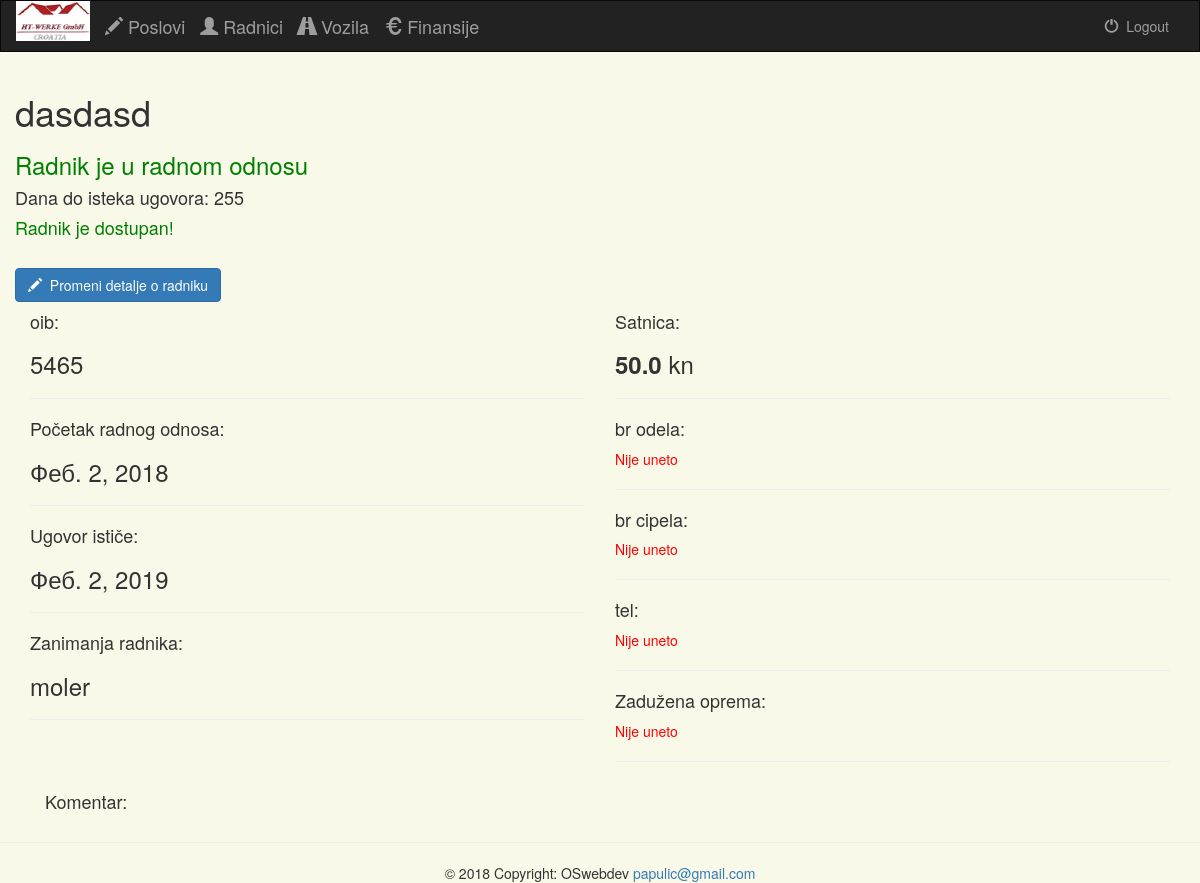
Before: /administracija/radnik/1/ (signed in) with the older database file.
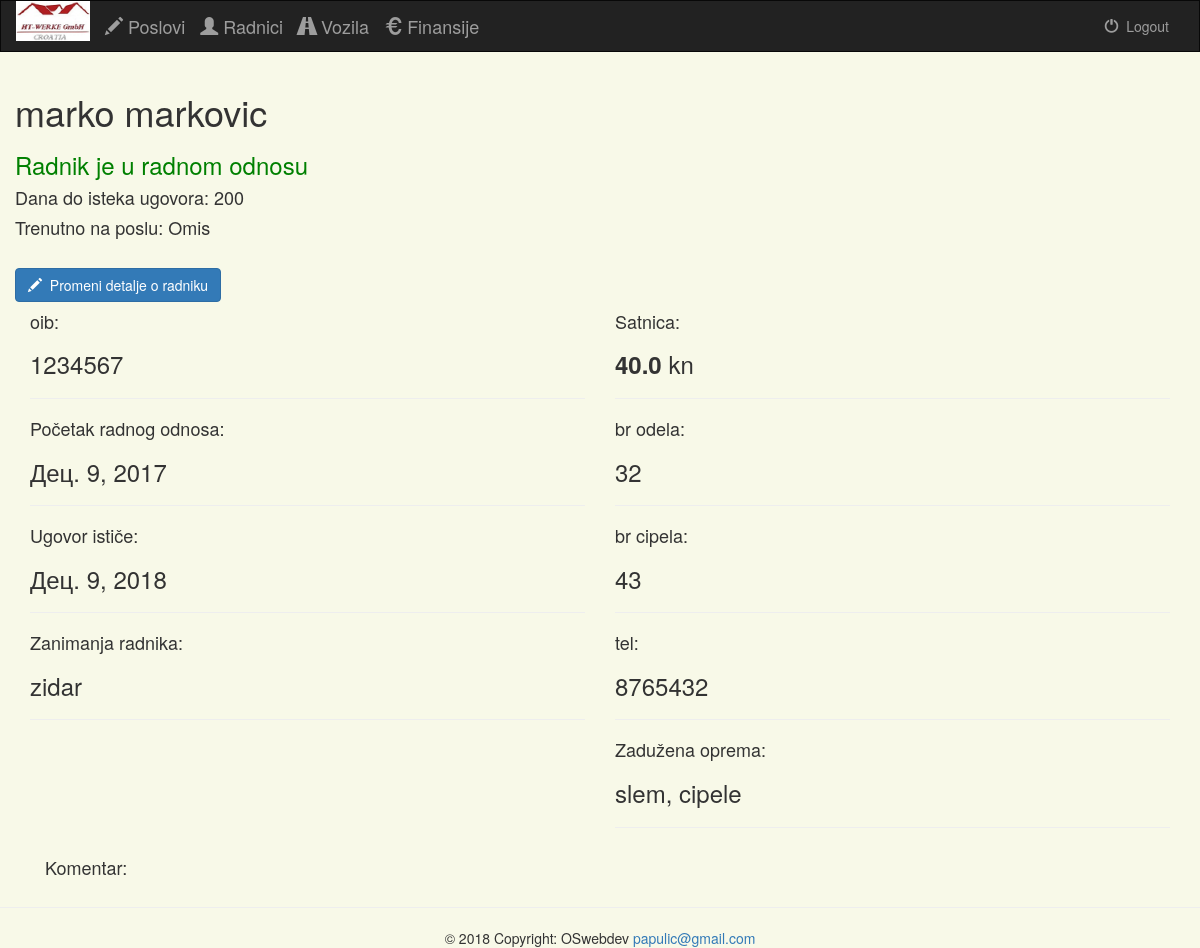
After: the same page with the newer database file.
### projects/models.py (models this page shows, shortened)
class Radnik(models.Model):
    ime = models.CharField(max_length=50)
    oib = models.IntegerField()
    broj_telefona = models.CharField(max_length=30, blank=True)
    broj_odela = models.IntegerField(default=None, null=True, blank=True)
    broj_cipela = models.IntegerField(default=None, null=True, blank=True)
    poceo_raditi = models.DateField()
    ugovor_vazi_do = models.DateField()
    satnica = models.FloatField(max_length=10)
    zaduzena_oprema = models.CharField(max_length=100, blank=True)
    dostupan = models.BooleanField(default=True)
    posao = models.ForeignKey(Poslovi, null=True, blank=True)
    u_radnom_odnosu = models.BooleanField(default=True)
    zanimanja = models.ManyToManyField(Zanimanja)
    dana_do_isteka_ugovora = models.IntegerField(default=None, null=True, blank=True)
    komentar = models.CharField(max_length=500, blank=True)
    class Meta:
        verbose_name_plural = "Radnici"

class Zanimanja(models.Model):
    zanimanje = models.CharField(max_length=30)
    def __unicode__(self):
        return self.zanimanje
    class Meta:
        verbose_name_plural = "Zanimanja"

class Poslovi(models.Model):
    ime = models.CharField(max_length=30)
    opis = models.CharField(max_length=100)
    dogovoreni_radni_sati = models.FloatField(default=0.0)
    def __unicode__(self):
        return self.ime
    class Meta:
        verbose_name_plural = "Poslovi"

### projects/views.py (the view)
# urls.py: url(r'^radnik/(?P<radnik_id>[0-9]+)/$', views.radnik_detail, name='radnik-detail'),
def radnik_detail(request, radnik_id):
    if not request.user.is_authenticated():
        return render(request, 'projects/login.html')
    else:
        radnik = get_object_or_404(Radnik, pk=radnik_id)
        print radnik.posao
        return render(request, 'projects/radnik_detalji.html', {
            'radnik': radnik,
            'radnik_id': radnik_id,
        })

### projects/templates/projects/radnik_detalji.html (shortened to what this page needs)
{% extends 'projects/base.html' %}
{% block content %}
<div class="container">
    <div class="row">
    <h1>{{ radnik.ime }}</h1>
        {% if radnik.u_radnom_odnosu %}
        <h3><font color="green"> Radnik je u radnom odnosu</font></h3>
        <h4>Dana do isteka ugovora: {{ radnik.dana_do_isteka_ugovora }}</h4>
        {% if radnik.posao.ime %}
        <h4>Trenutno na poslu: {{ radnik.posao.ime }}</h4>
        {% else %}
        <h4><font color="green"> Radnik je dostupan!</font></h4>
        {% endif %}
        {% else %}
        <h3><font color="red"><strong> Radnik nije u radnom odnosu</strong></font></h3>
        {% endif %}
        <br>
        <a href="{% url 'projects:radnik-update' radnik_id %}">
            <button type="button" class="btn btn-primary">
                <span class="glyphicon glyphicon-pencil"></span>&nbsp; Promeni detalje o radniku
            </button>
        </a>
    </div>
    <div class="row">
        <div class="col-xs-6">
            <h4>oib:</h4>
            <h3>{{ radnik.oib }}</h3>
            <hr>
            <h4>Početak radnog odnosa:</h4>
            <h3>{{ radnik.poceo_raditi }}</h3>
            <hr>
            <h4>Ugovor ističe:</h4>
            <h3>{{ radnik.ugovor_vazi_do }}</h3>
            <hr>
            <h4>Zanimanja radnika:</h4>
            {% for zanimanje in radnik.zanimanja.all %}
            <h3>{{ zanimanje }}</h3>
            {% endfor %}
            <hr>
        </div>
        <div class="col-xs-6">
            <h4>Satnica:</h4>
            <h3><strong>{{ radnik.satnica }}</strong> kn</h3>
            <hr>
            <h4>br odela:</h4>
            {% if radnik.broj_odela != None %}
            <h3>{{ radnik.broj_odela }}</h3>
            {% else %}
            <p><font color="red"> Nije uneto</font></p>
            {% endif %}
            <hr>
            <h4>br cipela:</h4>
            {% if radnik.broj_cipela != None %}
            <h3>{{ radnik.broj_cipela }}</h3>
            {% else %}
            <p><font color="red"> Nije uneto</font></p>
            {% endif %}
            <hr>
            <h4>tel:</h4>
            {% if radnik.broj_telefona != "" %}
            <h3>{{ radnik.broj_telefona }}</h3>
            {% else %}
            <p><font color="red"> Nije uneto</font></p>
            {% endif %}
            <hr>
            <h4>Zadužena oprema:</h4>
            {% if radnik.zaduzena_oprema != "" %}
            <h3>{{ radnik.zaduzena_oprema }}</h3>
            {% else %}
            <p><font color="red"> Nije uneto</font></p>
            {% endif %}
            <hr>
        </div>
    </div>
    <div class="col-xs-12">
        <h4>Komentar:</h4>
    </div>
</div>
{% endblock %}

Changed rows visible on the page:
no longer on this page (row unchanged): Zanimanja: zanimanje "moler"
changed Radnik: ime "dasdasd" → "marko markovic"; dana_do_isteka_ugovora "255" → "200"; posao_id empty → 1 (drawn); posao.ime (not shown) → "Omis"; oib "5465" → "1234567"; poceo_raditi "Феб. 2, 2018" → "Дец. 9, 2017"; ugovor_vazi_do "Феб. 2, 2019" → "Дец. 9, 2018"; satnica "50.0" → "40.0"; broj_odela (not shown) → "32"; broj_cipela (not shown) → "43"; broj_telefona (not shown) → "8765432"; zaduzena_oprema (not shown) → "slem, cipele"
now on this page (row edited): Zanimanja: zanimanje "zidar"
Other visible differences:
text no longer shown: "Radnik je dostupan! Nije uneto Nije uneto Nije uneto Nije uneto"
text now shown: "Trenutno na poslu:"
